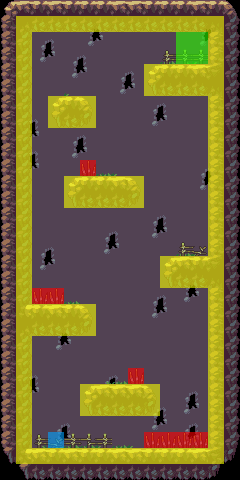

This game map was drawn from its Tiled (.tmx) file and the tilesets committed beside it. A one-line description and the trimmed map source follow:
An orthogonal 15x30 tile map with 16x16 px tiles, 8 tile layers (Background, Level, Misc2, Misc, ...), 2 tilesets.

<map version="1.0" orientation="orthogonal" renderorder="left-up" width="15" height="30" tilewidth="16" tileheight="16" nextobjectid="1">
 <tileset firstgid="1" name="Tileset" tilewidth="16" tileheight="16" tilecount="60" columns="10">
  <image source="Tileset.png" width="160" height="96" />
 </tileset>
 <tileset firstgid="61" name="metadata" tilewidth="16" tileheight="16" tilecount="4" columns="4">
  <image source="metadata.png" width="64" height="16" />
 </tileset>
 <layer name="Background" width="15" height="30">
  <properties>
   <property name="Draw" type="bool" value="true" />
   <property name="HasColliders" type="bool" value="false" />
  </properties>
  <data>[450 cells, 351 non-empty, 5 distinct tile ids]</data>
 </layer>
 <layer name="Level" width="15" height="30">
  <properties>
   <property name="Draw" type="bool" value="true" />
   <property name="HasColliders" type="bool" value="false" />
  </properties>
  <data>[450 cells, 210 non-empty, 15 distinct tile ids]</data>
 </layer>
 <layer name="Misc2" width="15" height="30">
  <properties>
   <property name="Draw" type="bool" value="true" />
   <property name="HasColliders" type="bool" value="false" />
  </properties>
  <data>[450 cells, 25 non-empty, 3 distinct tile ids]</data>
 </layer>
 <layer name="Misc" width="15" height="30">
  <properties>
   <property name="Draw" type="bool" value="true" />
   <property name="HasColliders" type="bool" value="false" />
  </properties>
  <data>[450 cells, 18 non-empty, 5 distinct tile ids]</data>
 </layer>
 <layer name="NoWalkable" width="15" height="30">
  <properties>
   <property name="Draw" type="bool" value="false" />
   <property name="HasColliders" type="bool" value="true" />
  </properties>
  <data>[450 cells, 126 non-empty, 1 distinct tile ids]</data>
 </layer>
 <layer name="Death" width="15" height="30">
  <properties>
   <property name="Draw" type="bool" value="false" />
   <property name="HasColliders" type="bool" value="true" />
  </properties>
  <data>[450 cells, 8 non-empty, 1 distinct tile ids]</data>
 </layer>
 <layer name="Win" width="15" height="30">
  <properties>
   <property name="Draw" type="bool" value="false" />
   <property name="HasColliders" type="bool" value="true" />
  </properties>
  <data>[450 cells, 4 non-empty, 1 distinct tile ids]</data>
 </layer>
 <layer name="SpawnPoint" width="15" height="30">
  <properties>
   <property name="Draw" type="bool" value="false" />
   <property name="HasColliders" type="bool" value="true" />
  </properties>
  <data>[450 cells, 1 non-empty, 1 distinct tile ids]</data>
 </layer>
</map>
